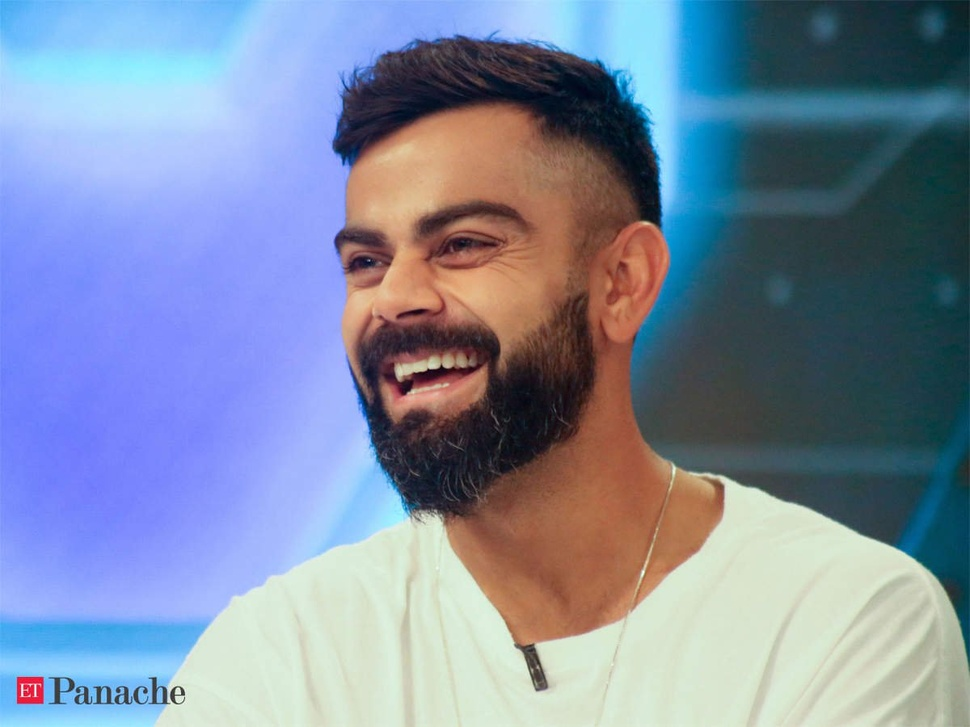
#> input picture model/data/virat_kohli/0b43460429.jpg, 970 x 727 px, shrunk from 1200 x 900 before the run, found by its file name
$ jupyter execute --allow-errors 'face recog model .ipynb'   (shell and % lines are left out)
#> lines starting #> are read from the running program, lines starting #| are printed output that depends on the picture; after the words box and inside, x2 and y2 are one past the last pixel; in counts of white or black regions, pixels touching at a corner belong together
[cell 1]
import numpy as np
import cv2
import matplotlib.pyplot as plt
import seaborn as sns
import os

[cell 2]
img = cv2.imread("/Users/apple/face recog model/model/data/virat_kohli/0b43460429.jpg")
#> img is the input picture: shape (727, 970, 3); mean B, G, R 164.2, 139.5, 125.7
img.shape
#> Out = (727, 970, 3)

[cell 3]
plt.imshow(img)

[cell 4]
gray = cv2.cvtColor(img, cv2.COLOR_BGR2GRAY)
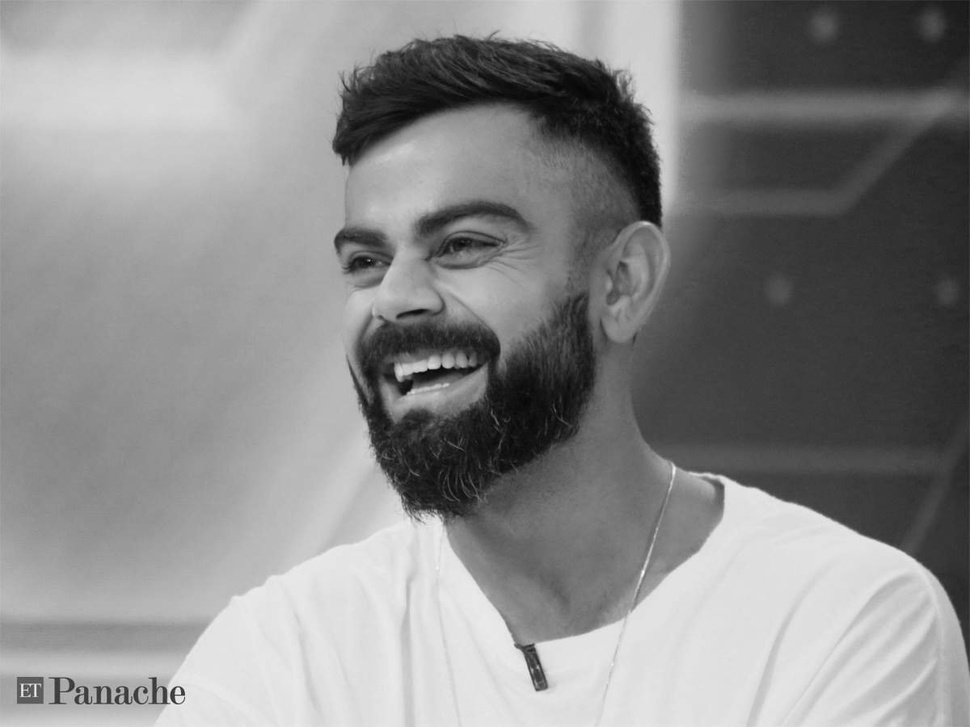
#> gray: shape (727, 970); min 4, max 253, mean 138.2
plt.imshow(gray, cmap='gray')

[cell 5]
face_cascade = cv2.CascadeClassifier( '/Users/apple/face recog model/model/opencv/haarcascades/haarcascade_frontalface_default.xml')
eyes_cascade = cv2.CascadeClassifier('/Users/apple/face recog model/model/opencv/haarcascades/haarcascade_eye.xml')
face = face_cascade.detectMultiScale(gray, 1.3, 5)
#> face = [[269, 128, 309, 309]]
face
#> Out = [[269, 128, 309, 309]]

[cell 6]
x, y, w, h = face[0]
#> x = 269; y = 128; w = 309; h = 309
cv2.rectangle(img, (x, y), (x + w, y + h), (255, 0, 0), 2)
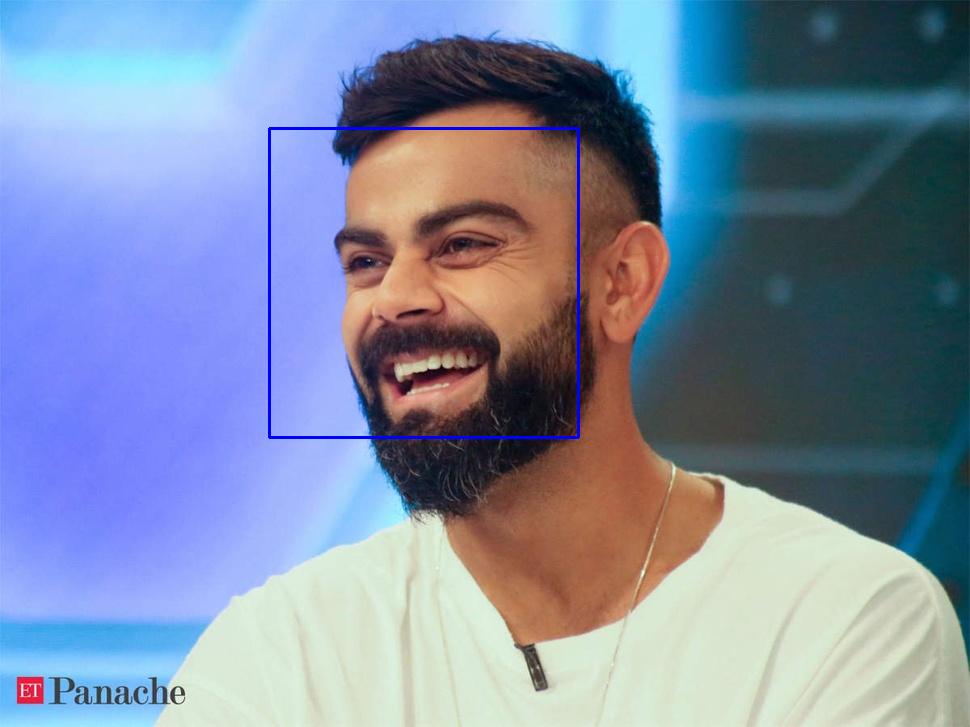
#> img: shape (727, 970, 3); 0.53% of pixels changed, all inside (x1, y1, x2, y2) = (268, 127, 580, 439)
plt.imshow(img)

[cell 7]
cv2.destroyAllWindows()
for (x, y, w, h) in face:
    face_img = cv2.rectangle(img, (x, y), (x + w, y + h), (255, 0, 0), 2)
    roi_gray = gray[y:y + h, x:x + w]
    roi_color = img[y:y + h, x:x + w]
    eyes = eyes_cascade.detectMultiScale(roi_gray)
    for (ex, ey, ew, eh) in eyes:
        cv2.rectangle(roi_color, (ex, ey), (ex + ew, ey + eh), (0, 255, 0), 2)
#> this loop made 1 pass
#> (x, y, w, h, eyes) on pass 1: (269, 128, 309, 309, [[65, 105, 59, 59], [148, 88, 65, 65]])
#> pass 1, `roi_gray = gray[y:y + h, x:x + w]`:
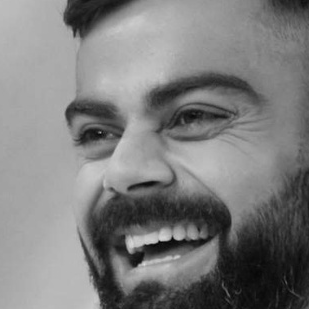
#> roi_gray: shape (309, 309); min 4, max 221, mean 124.6
#> after the loop:
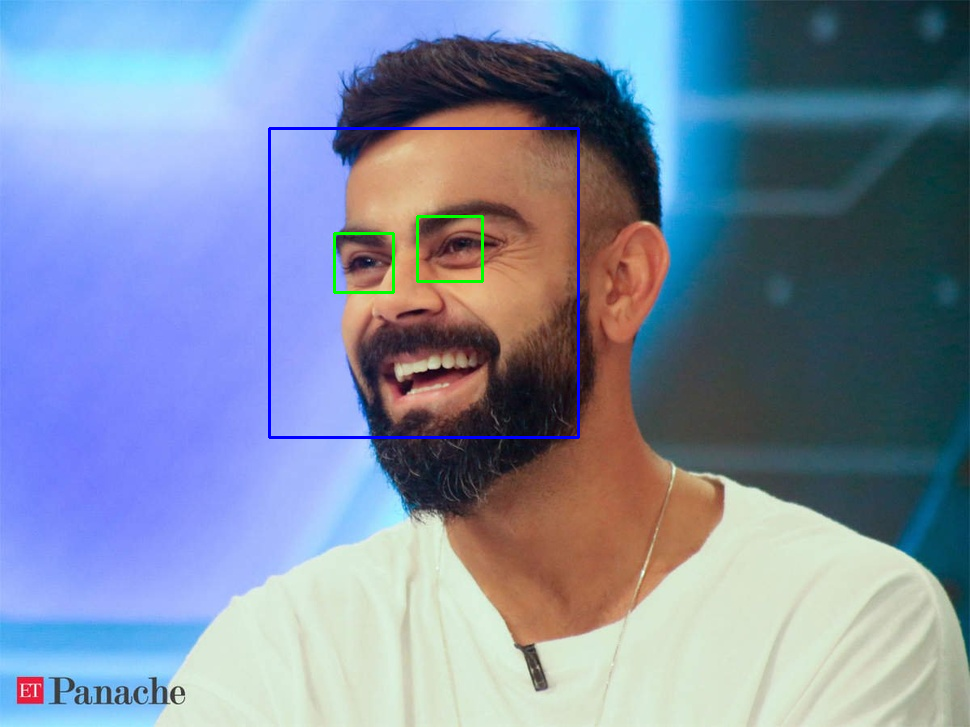
#> img: shape (727, 970, 3); 0.21% of pixels changed, all inside (x1, y1, x2, y2) = (333, 215, 484, 294)
#> after the loop:
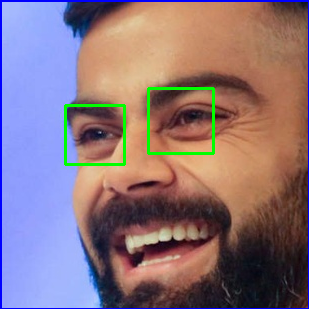
#> roi_color: shape (309, 309, 3); mean B, G, R 125.2, 115.3, 137.7

plt.figure()
plt.imshow(face_img, cmap="gray")
plt.show()

[cell 8]
plt.imshow(roi_color)

[cell 9]
def img_eye(img_path):
#> called with img_path = 'model/data/virat_kohli/0b43460429.jpg'
    img = cv2.imread(img_path)
    gray = cv2.cvtColor(img, cv2.COLOR_BGR2GRAY)
    faces = face_cascade.detectMultiScale(gray, 1.3, 5)
#> faces = [[269, 128, 309, 309]]
    for (x, y, w, h) in faces:
        roi_gray = gray[y:y+h, x:x+w]
        roi_color = img[y:y+h, x:x+w]
        eyes = eyes_cascade.detectMultiScale(roi_gray)
        if len(eyes) >= 2:
            return roi_color
#> this loop made 1 pass
#> pass 1, in img_eye, `roi_color = img[y:y+h, x:x+w]`:
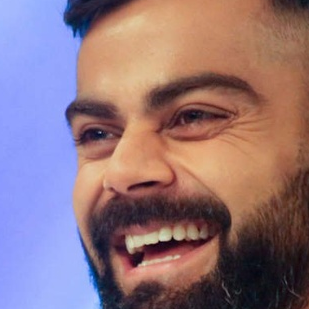
#> roi_color: shape (309, 309, 3); mean B, G, R 124.9, 115.4, 142.6
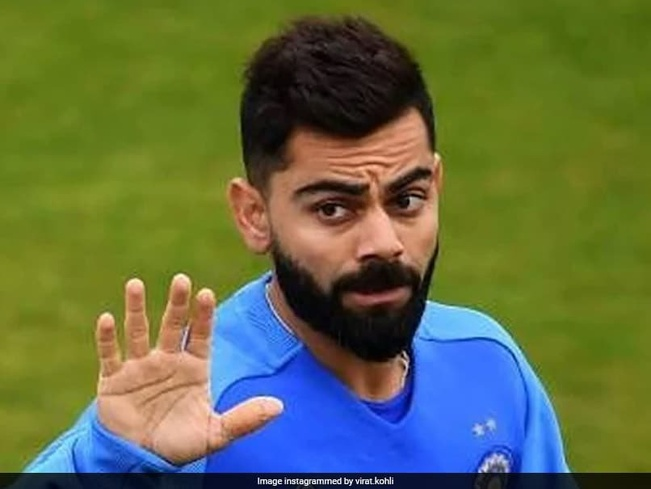
#> input picture model/data/virat_kohli/0eb2230fbf.jpg, 651 x 489 px, shrunk from 806 x 605 before the run, found by its file name
#> further down, cropped_img is the input picture: shape (489, 651, 3); mean B, G, R 69.1, 108.9, 98.1

[cell 10]
path_to_data = "/Users/apple/face recog model/model/data"
path_to_cr_data = "/Users/apple/face recog model/model/data/cropped/"

[cell 11]
import os
img_dirs = []
for entry in os.scandir(path_to_data):
    if entry.is_dir():
        img_dirs.append(entry.path)

[cell 12]
import shutil
if os.path.exists(path_to_cr_data):
     shutil.rmtree(path_to_cr_data)
os.mkdir(path_to_cr_data)

[cell 13]
cropped_image_dirs = []
celebrity_file_names_dict = {}
#> (the rest of this cell did not finish here and is left out)

[cell 14]
import numpy as np
import pywt
import cv2

def w2d(img, mode='haar', level=1):
#> called with mode = 'db1', level = 5
    imArray = img
    #Datatype conversions
    #convert to grayscale
    imArray = cv2.cvtColor( imArray,cv2.COLOR_RGB2GRAY )
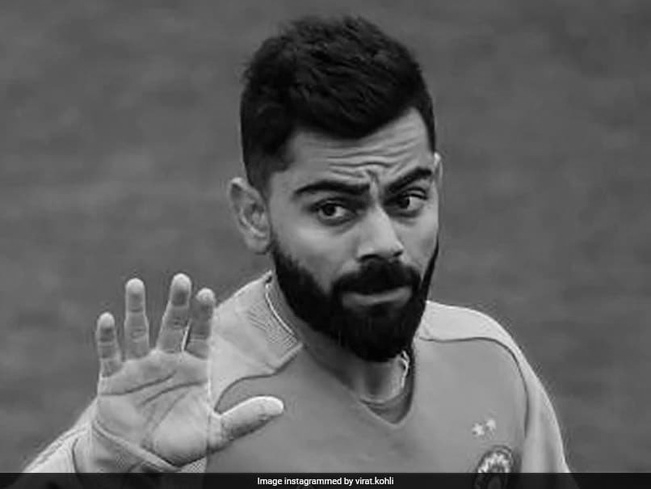
#> imArray: shape (489, 651); min 0, max 252, mean 95.7
    #convert to float
    imArray =  np.float32(imArray)
    imArray /= 255;
    # compute coefficients
    coeffs=pywt.wavedec2(imArray, mode, level=level)

    #Process Coefficients
    coeffs_H=list(coeffs)
    coeffs_H[0] *= 0;

    # reconstruction
    imArray_H=pywt.waverec2(coeffs_H, mode);
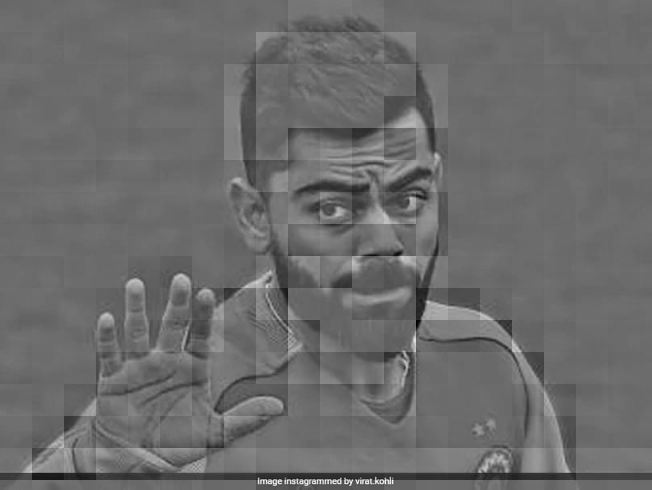
#> imArray_H: shape (490, 652) float32; min -0.592, max 0.808, mean 0.000292; drawn with min black and max white
    imArray_H *= 255;
    imArray_H =  np.uint8(imArray_H)
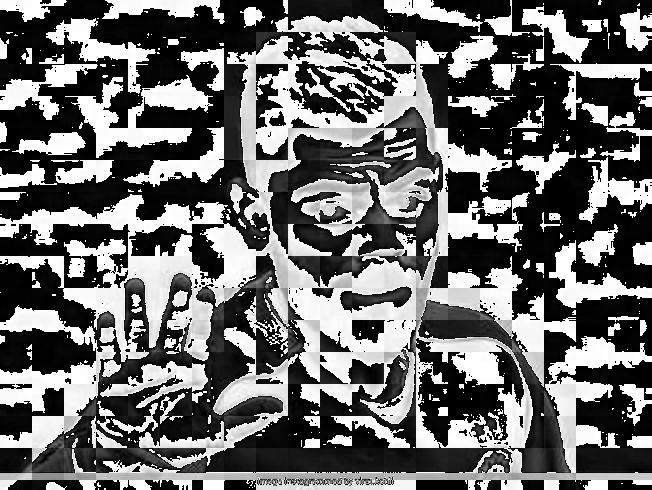
#> imArray_H: shape (490, 652); min 0, max 255, mean 107.2

    return imArray_H
cropped_img = cv2.imread("/Users/apple/face recog model/model/data/cropped/cropped_virat_kohli/0eb2230fbf.jpg")
im_har = w2d(cropped_img,'db1',5)
plt.imshow(im_har, cmap='gray')
